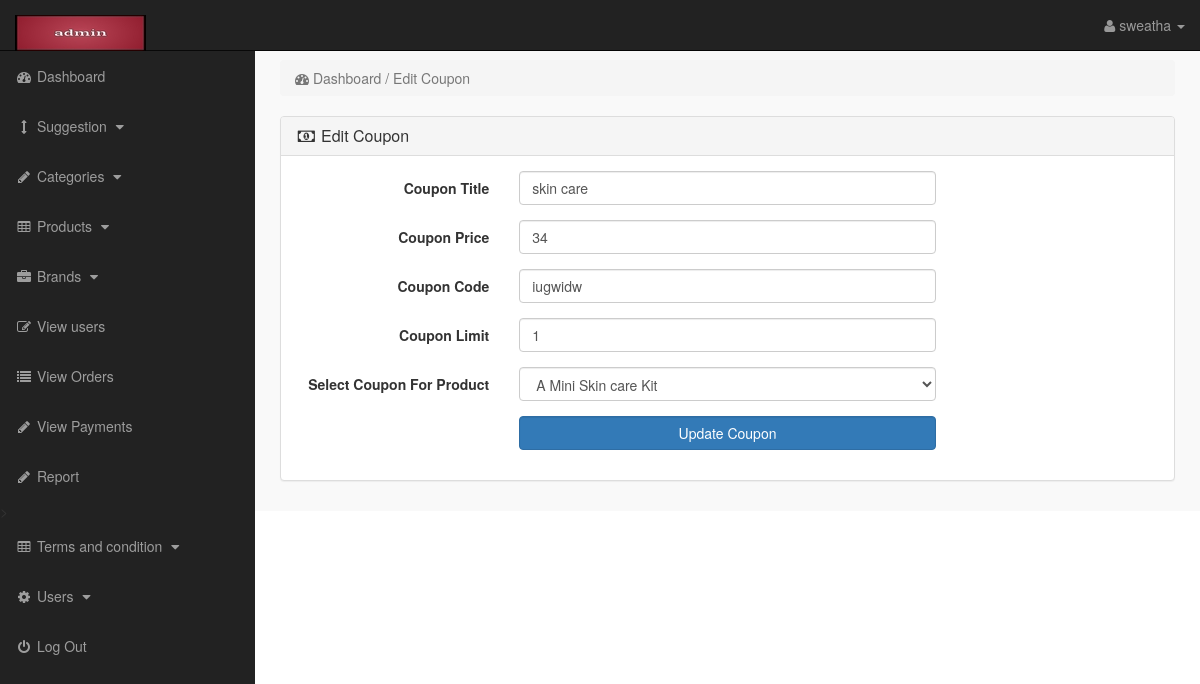
The page /admin_area/index.php?edit_coupon=6 (signed in) on the database its author committed.
### tables this page shows
CREATE TABLE `voucher` (
  `coupon_id` int(10) NOT NULL,
  `product_id` varchar(255) NOT NULL,
  `coupon_title` varchar(255) NOT NULL,
  `product_title` varchar(255) NOT NULL,
  `coupon_price` int(100) NOT NULL,
  `coupon_code` varchar(255) NOT NULL,
  `coupon_limit` int(100) NOT NULL,
  `coupon_used` int(100) NOT NULL
);

CREATE TABLE `products` (
  `product_id` int(100) NOT NULL,
  `p_cat_id` int(100) NOT NULL,
  `cat_id` int(100) NOT NULL,
  `manufacturer_id` int(100) NOT NULL,
  `date` timestamp NOT NULL DEFAULT current_timestamp() ON UPDATE current_timestamp(),
  `product_title` text NOT NULL,
  `product_url` text NOT NULL,
  `product_img1` text NOT NULL,
  `product_img2` text NOT NULL,
  `product_img3` text NOT NULL,
  `product_price` int(100) NOT NULL,
  `product_psp_price` int(100) NOT NULL,
  `product_desc` text NOT NULL,
  `product_features` text NOT NULL,
  `product_video` text NOT NULL,
  `product_keywords` text NOT NULL,
  `product_label` text NOT NULL,
  `status` varchar(255) NOT NULL,
  `delete_tab` int(11) NOT NULL DEFAULT 0
);

### admin_area/edit_coupon.php (the view, shortened to what this page needs)
<?php
if(!isset($_SESSION['admin_email'])){
echo "<script>window.open('login.php','_self')</script>";
}
else {
?>
<?php
if(isset($_GET['edit_coupon'])){
$edit_id = $_GET['edit_coupon'];
$edit_coupon = "select * from voucher where coupon_id='$edit_id'";
$run_edit = mysqli_query($con,$edit_coupon);
$row_edit = mysqli_fetch_array($run_edit);
$c_title = $row_edit['coupon_title'];
$c_price = $row_edit['coupon_price'];
$c_code = $row_edit['coupon_code'];
$c_limit = $row_edit['coupon_limit'];
$p_id = $row_edit['product_id'];
$p_title = $row_edit['product_title'];
$get_products = "select * from products where product_id='$p_id'  and product_title='$p_title'";
$run_products = mysqli_query($con,$get_products);
$row_products = mysqli_fetch_array($run_products);
$product_id = $row_products['product_id'];
$product_title = $row_products['product_title'];
}
?>
<div class="row">
<div class="col-lg-12">
<ol class="breadcrumb">
<li class="active">
<i class="fa fa-dashboard"> </i> Dashboard / Edit Coupon
</li>
</ol>
</div>
</div>
<div class="row">
<div class="col-lg-12">
<div class="panel panel-default">
<div class="panel-heading">
<h3 class="panel-title">
<i class="fa fa-money fa-fw"> </i> Edit Coupon
</h3>
</div>
<div class="panel-body">
<form class="form-horizontal" method="post" action="">
<div class="form-group" >
<label class="col-md-3 control-label"> Coupon Title </label>
<div class="col-md-6">
<input type="text" name="coupon_title" class="form-control" value="<?php echo $c_title; ?>" >
</div>
</div>
<div class="form-group" >
<label class="col-md-3 control-label"> Coupon Price </label>
<div class="col-md-6">
<input type="text" name="coupon_price" class="form-control" value="<?php echo $c_price; ?>">
</div>
</div>
<div class="form-group" >
<label class="col-md-3 control-label"> Coupon Code </label>
<div class="col-md-6">
<input type="text" name="coupon_code" class="form-control" value="<?php echo $c_code; ?> ">
</div>
</div>
<div class="form-group" >
<label class="col-md-3 control-label"> Coupon Limit </label>
<div class="col-md-6">
<input type="number" name="coupon_limit" value="<?php echo $c_limit; ?>" class="form-control">
</div>
</div>
<div class="form-group" >
<label class="col-md-3 control-label"> Select Coupon For Product </label>
<div class="col-md-6">
<select name="product_id" class="form-control">
<option value="<?php echo $product_title,',',$product_id; ?>" selected> <?php echo $product_title; ?> </option>
</select>
</div>
</div>
<div class="form-group" >
<label class="col-md-3 control-label"> </label>
<div class="col-md-6">
<input type="submit" name="update" class=" btn btn-primary form-control" value=" Update Coupon ">
</div>
</div>
</form>
</div>
</div>
</div>
</div>
<?php } ?>

### admin_area/includes/sidebar.php (shortened to what this page needs)
<?php
if(!isset($_SESSION['admin_email'])){
echo "<script>window.open('login.php','_self')</script>";
}
else {
?>
<nav class="navbar navbar-inverse navbar-fixed-top" >
<div class="navbar-header" >
<a class="navbar-brand" href="index.php?dashboard" ><img src="admin_images/l.jpg"></a>
</div>
<ul class="nav navbar-right top-nav" >
<li class="dropdown" >
<a href="#" class="dropdown-toggle" data-toggle="dropdown" >
<i class="fa fa-user" ></i>
<?php echo $admin_name; ?> <b class="caret" ></b>
</a>
</li>
</ul>
<div class="collapse navbar-collapse navbar-ex1-collapse">
<ul class="nav navbar-nav side-nav">
<li>
<a href="index.php?dashboard">
<i class="fa fa-fw fa-dashboard"></i> Dashboard
</a>
</li>
<li>
<a href="#" data-toggle="collapse" data-target="#cat">
<i class="fa fa-fw fa-arrows-v"></i> Suggestion
<i class="fa fa-fw fa-caret-down"></i>
</a>
</li>
<li>
<a href="#" data-toggle="collapse" data-target="#p_cat">
<i class="fa fa-fw fa-pencil"></i>  Categories
<i class="fa fa-fw fa-caret-down"></i>
</a>
</li>
<li>
<a href="#" data-toggle="collapse" data-target="#products">
<i class="fa fa-fw fa-table"></i> Products
<i class="fa fa-fw fa-caret-down"></i>
</a>
</li>
<li>
<a href="#" data-toggle="collapse" data-target="#manufacturers">
<i class="fa fa-fw fa-briefcase"></i> Brands
<i class="fa fa-fw fa-caret-down"></i>
</a>
</li>
<li>
<a href="index.php?view_customers">
<i class="fa fa-fw fa-edit"></i> View users
</a>
</li>
<li>
<a href="index.php?view_orders">
<i class="fa fa-fw fa-list"></i> View Orders
</a>
</li>
<li>
<a href="index.php?view_payments">
<i class="fa fa-fw fa-pencil"></i> View Payments
</a>
</li>
<li>
<a href="index.php?view_payments.php">
<i class="fa fa-fw fa-pencil"></i> Report
</a>
</li>
<li>
<a href="#" data-toggle="collapse" data-target="#terms" >
<i class="fa fa-fw fa-table"></i> Terms and condition
<i class="fa fa-fw fa-caret-down"></i>
</a>
</li>
<li>
<a href="#" data-toggle="collapse" data-target="#users">
<i class="fa fa-fw fa-gear"></i> Users
<i class="fa fa-fw fa-caret-down"></i>
</a>
</li>
<li>
<a href="logout.php">
<i class="fa fa-fw fa-power-off"></i> Log Out
</a>
</li>
</ul>
</div>
</nav>
<?php } ?>

### admin_area/css/style.css (style rules this page uses)
body { margin-top:100px; }
@media (min-width: 768px) { body { margin-top:50px; } }
.top-nav { padding:0 15px; }
.top-nav>li { display:inline-block; float:left; }
.top-nav>li>a { padding-top:15px; padding-bottom:15px; line-height:20px; color:#999; }
@media (min-width: 768px) { .side-nav { position:fixed; top:51px; width:255px; border-radius:0; overflow-y:auto; background-color: #222; bottom:0; overflow-x:hidden; padding-bottom:40px; } }
@media (min-width: 768px) { .side-nav>li>a { width:255px; } }
.panel-body { border-radius:5px; }

### rows shown on the page
voucher: coupon_title "skin care", coupon_price "34", coupon_code "iugwidw", coupon_limit "1"
products: product_id "A Mini Skin care Kit"

### other values the page prints
$admin_name "sweatha"
